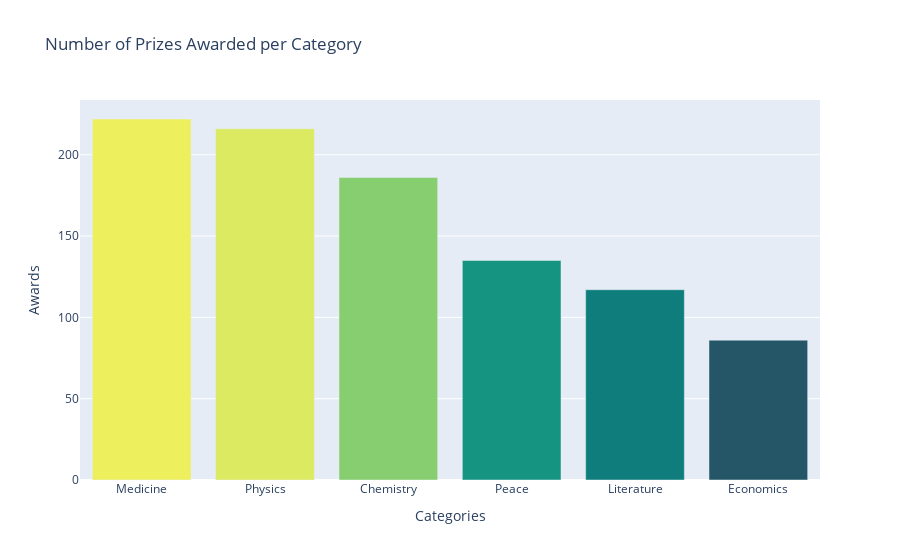

This figure's notebook cell:
### Code cell
bar_chart = px.bar(categories,
                   x=categories.index,
                   y=categories.values,
                   color=categories.values,
                   color_continuous_scale='Aggrnyl',
                   title='Number of Prizes Awarded per Category')

bar_chart.update_layout(xaxis_title="Categories",
                        yaxis_title="Awards",
                        coloraxis_showscale=False)

bar_chart.show()

### Figure 1 — Plotly figure (JSON) as saved in the notebook; plotly's stock layout.template omitted (floating-point values rounded to 4 significant figures)
{"data": [{"hovertemplate": "category=%{x}<br>y=%{y}<br>color=%{marker.color}<extra></extra>", "legendgroup": "", "marker": {"color": [222, 216, 186, 135, 117, 86], "coloraxis": "coloraxis", "pattern": {"shape": ""}}, "name": "", "orientation": "v", "showlegend": false, "textposition": "auto", "type": "bar", "x": ["Medicine", "Physics", "Chemistry", "Peace", "Literature", "Economics"], "xaxis": "x", "y": [222, 216, 186, 135, 117, 86], "yaxis": "y"}], "layout": {"barmode": "relative", "coloraxis": {"colorbar": {"title": {"text": "color"}}, "colorscale": [[0, "rgb(36, 86, 104)"], [0.1667, "rgb(15, 114, 121)"], [0.3333, "rgb(13, 143, 129)"], [0.5, "rgb(57, 171, 126)"], [0.6667, "rgb(110, 197, 116)"], [0.8333, "rgb(169, 220, 103)"], [1, "rgb(237, 239, 93)"]], "showscale": false}, "legend": {"tracegroupgap": 0}, "title": {"text": "Number of Prizes Awarded per Category"}, "xaxis": {"anchor": "y", "domain": [0, 1], "title": {"text": "Categories"}}, "yaxis": {"anchor": "x", "domain": [0, 1], "title": {"text": "Awards"}}}}
